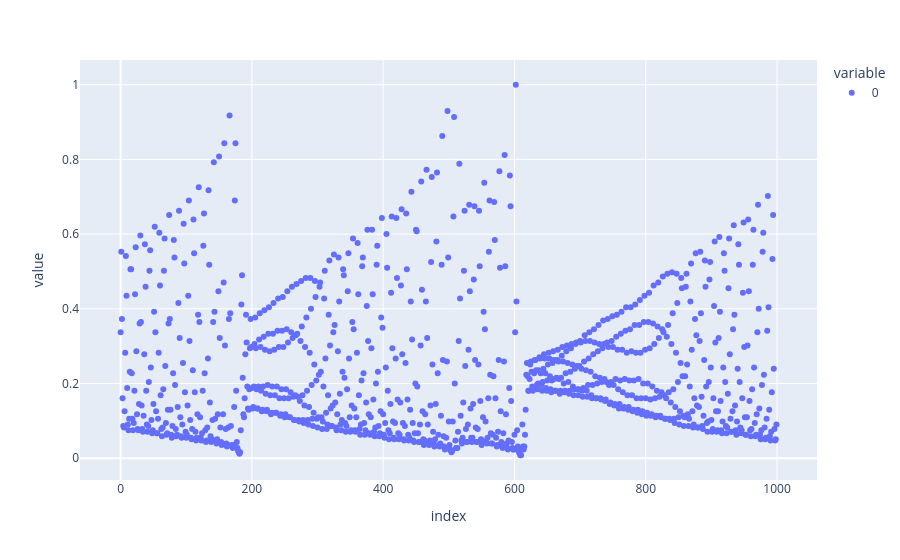

Source (notebook cell):
### Code cell
Xtrain = data['Xtrain']/255

import plotly.express as px

px.scatter(Xtrain)

### Figure 1 — Plotly figure (JSON) as saved in the notebook; plotly's stock layout.template omitted (floating-point values rounded to 4 significant figures; data arrays with more than 128 entries replaced by an {"elided": "..."} marker saying what was removed)
{"data": [{"hovertemplate": "variable=0<br>index=%{x}<br>value=%{y}<extra></extra>", "legendgroup": "0", "marker": {"color": "#636efa", "symbol": "circle"}, "mode": "markers", "name": "0", "orientation": "v", "showlegend": true, "type": "scatter", "x": {"elided": "1000 int values"}, "xaxis": "x", "y": {"elided": "1000 float values"}, "yaxis": "y"}], "layout": {"legend": {"title": {"text": "variable"}, "tracegroupgap": 0}, "margin": {"t": 60}, "xaxis": {"anchor": "y", "domain": [0, 1], "title": {"text": "index"}}, "yaxis": {"anchor": "x", "domain": [0, 1], "title": {"text": "value"}}}}
